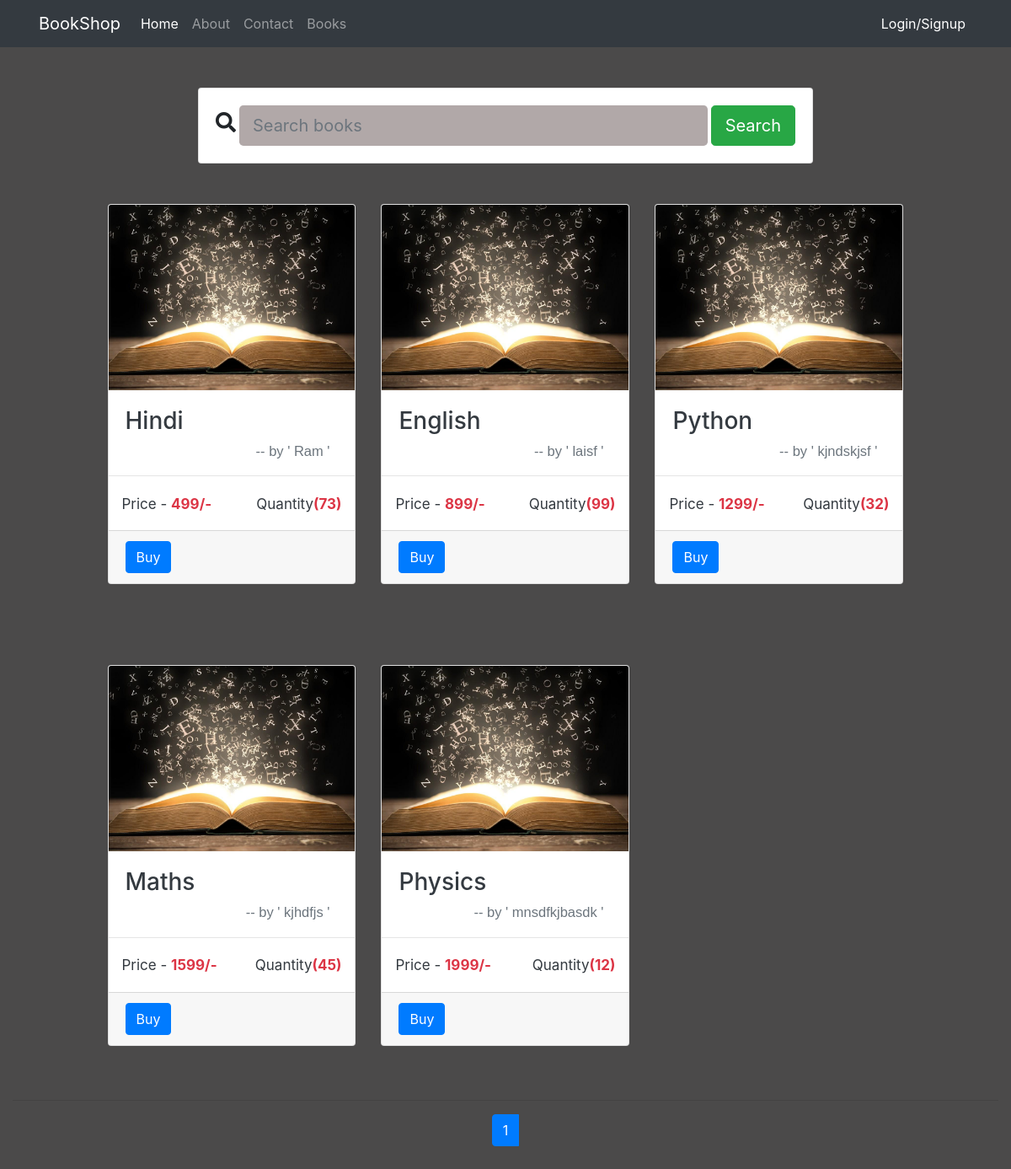
Page /viewbooks/ on the earlier database version.
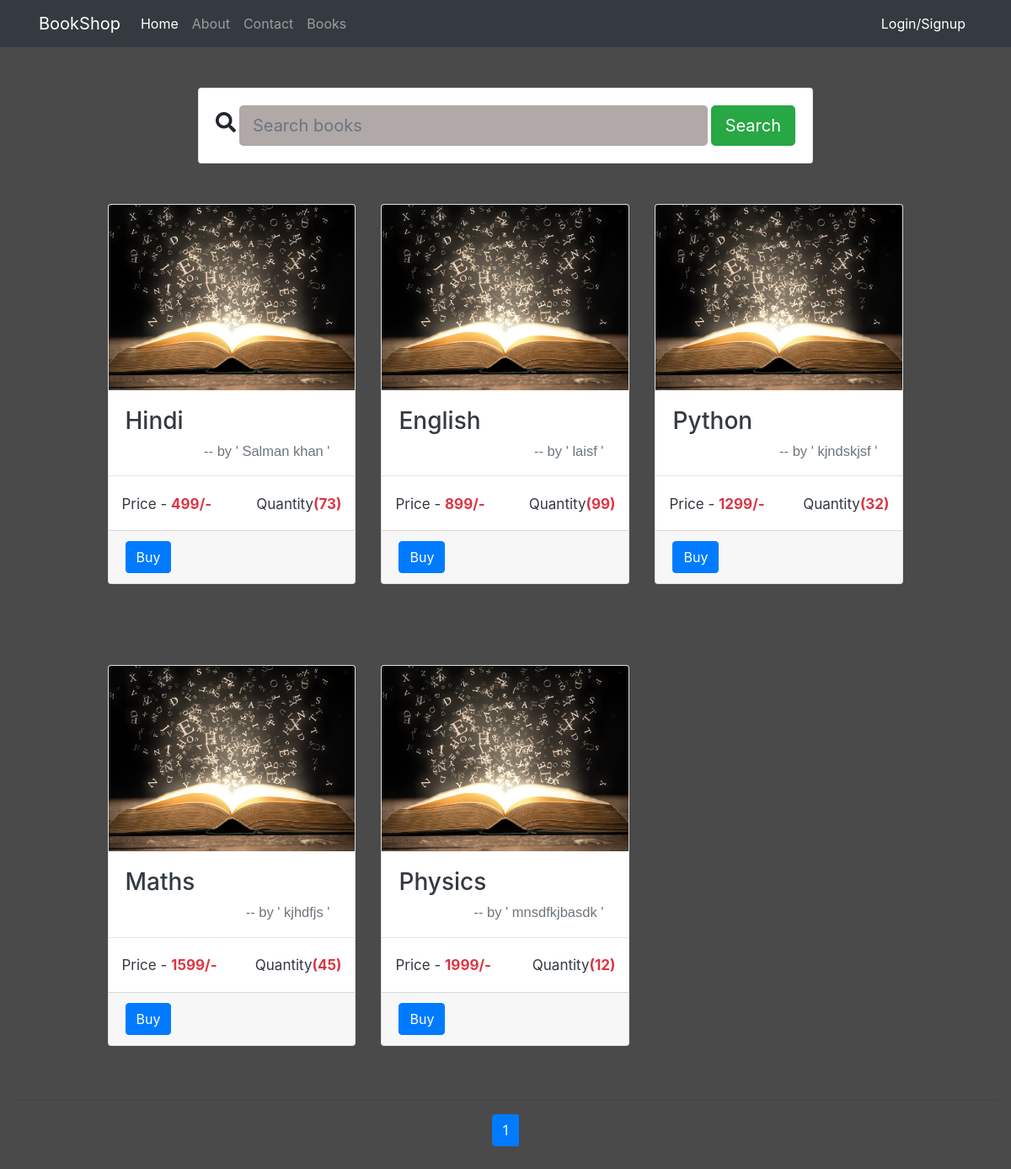
Same page on the later database version.
### app/models.py (models this page shows, shortened)
class Book(models.Model):
    bookname = models.CharField(max_length=100)
    author = models.CharField(max_length=50)
    quantity = models.IntegerField(default=1)
    price = models.IntegerField()

### app/views.py (the view)
# urls.py: path('viewbooks/', views.view_books, name='viewbooks'),
def view_books(request):
        book = Book.objects.all().order_by('price')
        paginator = Paginator(book, 6)
        page_num = request.GET.get('page')
        books = paginator.get_page(page_num)
        return render(request, 'app/view_book.html', {'books':books})

### app/templates/app/view_book.html (shortened to what this page needs)
{% extends "app/base.html" %}
{% load static %}
{% block content %}
<link rel="stylesheet" href="https://use.fontawesome.com/releases/v5.1.0/css/all.css">
<div class="container">
    <br/>
    <br/>
	<div class="row justify-content-center">
        <div class="col-12 col-md-10 col-lg-8">
            <form class="card card-sm" method="get", action="/search">
                <div class="card-body row no-gutters align-items-center">
                    <div class="col-auto">
                        <i class="fas fa-search h4 text-body"></i>
                    </div>
                    <br>
                    <div class="col">
                        <input class="form-control form-control-lg form-control-borderless ml-1" type="search" placeholder="Search books" name="query" id="query">
                    </div>
                    <br>
                    <div class="col-auto">
                        <button class="btn btn-lg btn-success ml-2" type="submit">Search</button>
                    </div>
                </div>
            </form>
        </div>
    </div>
</div>
<div class="col-sm-10 container">
    {% for book in books %}
        {% if forloop.counter0|divisibleby:3 %} <div class="row"> {%  endif %}
            <div class="col-md-4">
                <div class="card mt-5">
                    <img class="card-img-top" src="{% static "images/image1.jpeg" %}" alt="Card image cap">
                    <div class="card-body">
                        <h3 class="card-title text-dark">{{book.bookname}}</h3>
                        <p class="aname card-text text-secondary">-- by ' {{book.author}} '</p>
                    </div>
                    <hr>
                    <div class="container">
                        <p class="bottomleft text-dark">Price - <b class="text-danger">{{book.price}}/-</b></p>
                        <p class="bottomright text-dark">Quantity<b class="text-danger">({{book.quantity}})</b></p>
                    </div>
                    <br>
                    <br>
                    <div class="card-footer">
                        {% if request.user.is_staff %}
                        <a href="{% url 'updatebook' book.id %}" class="btn btn-primary">Update</a>
                        <a href="{% url 'deletebook' book.id %}" class="rbtn btn btn-danger ml-2">Delete</a>
                        {% else %}
                        <a href="{% url 'purchasebook' book.id %}" class="btn btn-primary">Buy</a>
                        {% endif %}
                    </div>
                </div>
            </div>
        {%if forloop.counter|divisibleby:3 or forloop.last %}</div><br><br>{%  endif %}
    {%  endfor %}
</div>
{% endblock content %}
{% block page2 %}
<hr>
{% include 'app/pagination.html' %}
<br>
<br>
{% endblock page2 %}

Differences in the rows shown:
changed Book "Hindi": author "Ram" → "Salman khan"
